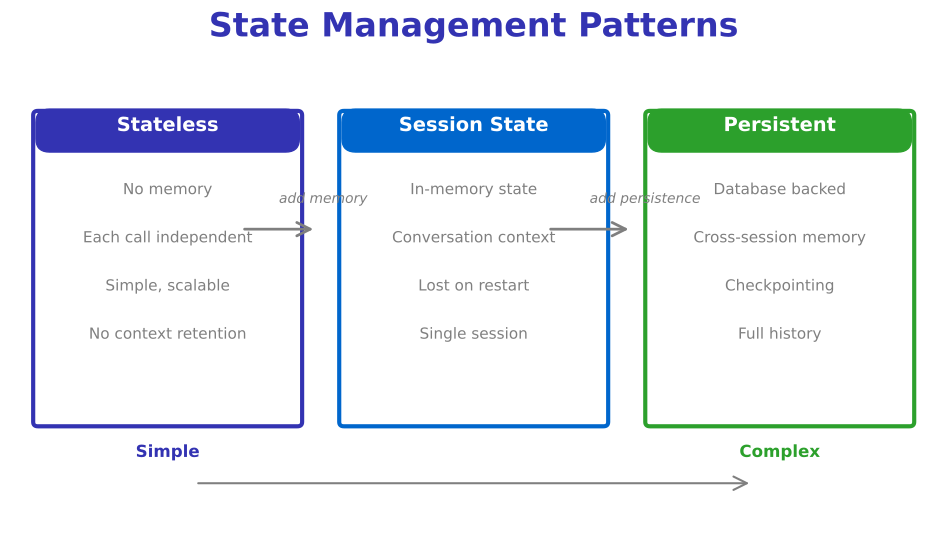

Source code (Python):
"""
Agent State Management Patterns
Week 6 - Agent Frameworks and Tools
"""

from pathlib import Path

import matplotlib.patches as mpatches
import matplotlib.pyplot as plt
import numpy as np
from matplotlib.patches import FancyBboxPatch, Rectangle

plt.rcParams.update(
    {
        "font.size": 24,
        "axes.labelsize": 24,
        "axes.titlesize": 26,
        "figure.figsize": (10, 6),
        "figure.dpi": 150,
        "font.family": "sans-serif",
    }
)

MLPURPLE = "#3333B2"
MLBLUE = "#0066CC"
MLORANGE = "#FF7F0E"
MLGREEN = "#2CA02C"
MLGRAY = "#7F7F7F"

fig, ax = plt.subplots(figsize=(10, 6))
ax.set_xlim(0, 10)
ax.set_ylim(0, 6)
ax.axis("off")

ax.text(
    5, 5.7, "State Management Patterns", fontsize=24, fontweight="bold", ha="center", color=MLPURPLE
)

# Three patterns
patterns = [
    (
        1.7,
        3.5,
        "Stateless",
        MLPURPLE,
        ["No memory", "Each call independent", "Simple, scalable", "No context retention"],
    ),
    (
        5.0,
        3.5,
        "Session State",
        MLBLUE,
        ["In-memory state", "Conversation context", "Lost on restart", "Single session"],
    ),
    (
        8.3,
        3.5,
        "Persistent",
        MLGREEN,
        ["Database backed", "Cross-session memory", "Checkpointing", "Full history"],
    ),
]

for x, y, name, color, features in patterns:
    # Main box
    box = FancyBboxPatch(
        (x - 1.4, y - 2.2),
        2.8,
        3.5,
        boxstyle="round,pad=0.05",
        facecolor="white",
        edgecolor=color,
        linewidth=3,
    )
    ax.add_patch(box)

    # Header
    header = FancyBboxPatch(
        (x - 1.4, y + 0.9),
        2.8,
        0.45,
        boxstyle="round,pad=0.02,rounding_size=0.15",
        facecolor=color,
        edgecolor=color,
        linewidth=1,
    )
    ax.add_patch(header)
    ax.text(x, y + 1.12, name, fontsize=14, ha="center", fontweight="bold", color="white")

    # Features
    for i, feat in enumerate(features):
        ax.text(x, y + 0.4 - i * 0.55, feat, fontsize=11, ha="center", color=MLGRAY)

# Arrows showing progression
ax.annotate(
    "", xy=(3.3, 3.5), xytext=(2.5, 3.5), arrowprops=dict(arrowstyle="->", color=MLGRAY, lw=2)
)
ax.annotate(
    "", xy=(6.7, 3.5), xytext=(5.8, 3.5), arrowprops=dict(arrowstyle="->", color=MLGRAY, lw=2)
)

ax.text(2.9, 3.8, "add memory", fontsize=10, color=MLGRAY, style="italic")
ax.text(6.25, 3.8, "add persistence", fontsize=10, color=MLGRAY, style="italic")

# Complexity indicator
ax.text(1.7, 0.9, "Simple", fontsize=12, ha="center", color=MLPURPLE, fontweight="bold")
ax.text(8.3, 0.9, "Complex", fontsize=12, ha="center", color=MLGREEN, fontweight="bold")
ax.annotate(
    "", xy=(8.0, 0.6), xytext=(2.0, 0.6), arrowprops=dict(arrowstyle="->", color=MLGRAY, lw=1.5)
)

plt.tight_layout()
plt.savefig(Path(__file__).parent / "state_management.pdf", dpi=300, bbox_inches="tight", facecolor="white")
plt.close()
print(f"Chart saved to {Path(__file__).parent / 'state_management.pdf'}")
